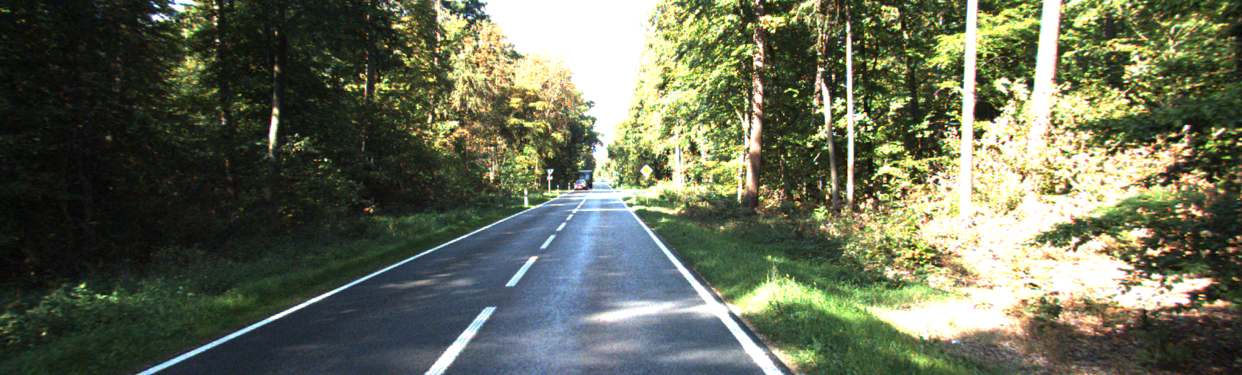
#> input picture drive/0000000009.png, 1242 x 375 px, found by its file name
$ python main.py
#> lines starting #> are read from the running program, lines starting #| are printed output that depends on the picture; after the words box and inside, x2 and y2 are one past the last pixel; in counts of white or black regions, pixels touching at a corner belong together
import numpy as np
import cv2
img = cv2.imread('E:/code/lane_detection/drive/left/0000000009.png')
#> img is the input picture: shape (375, 1242, 3); mean B, G, R 86.4, 107.6, 102
img[:195,:,1]=255
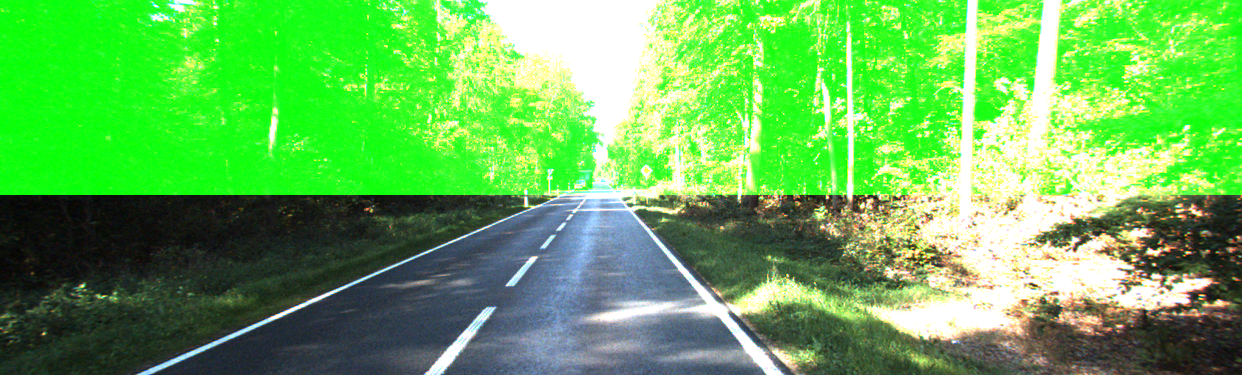
#> img: shape (375, 1242, 3); mean B, G, R 86.4, 182.9, 102
img[:,:100,1]=255
img[:,850:,1]=255
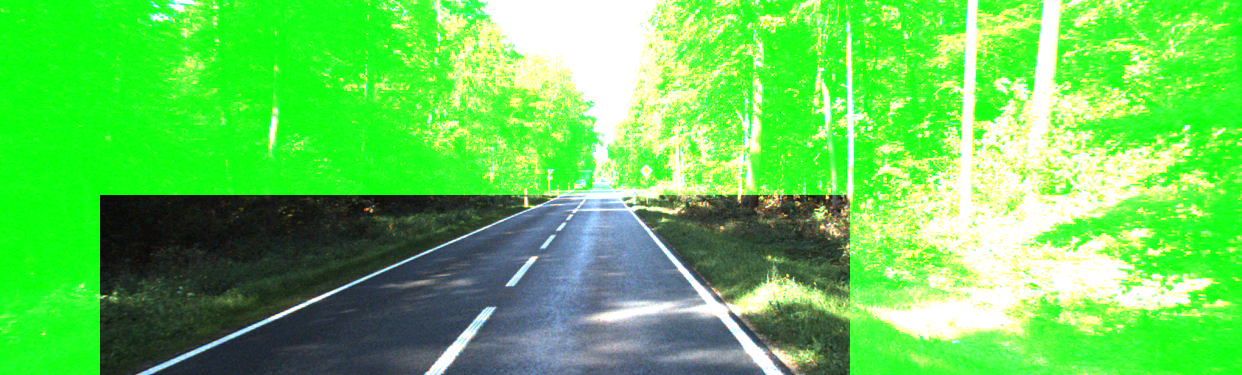
#> img: shape (375, 1242, 3); mean B, G, R 86.4, 207.5, 102
#line(img, pt1, pt2, color, thickness=None, lineType=None, shift=None)
for i in range(7):
	cv2.line(img, (100,195+30*i), (850,195+30*i), (0,0,255), thickness=1)
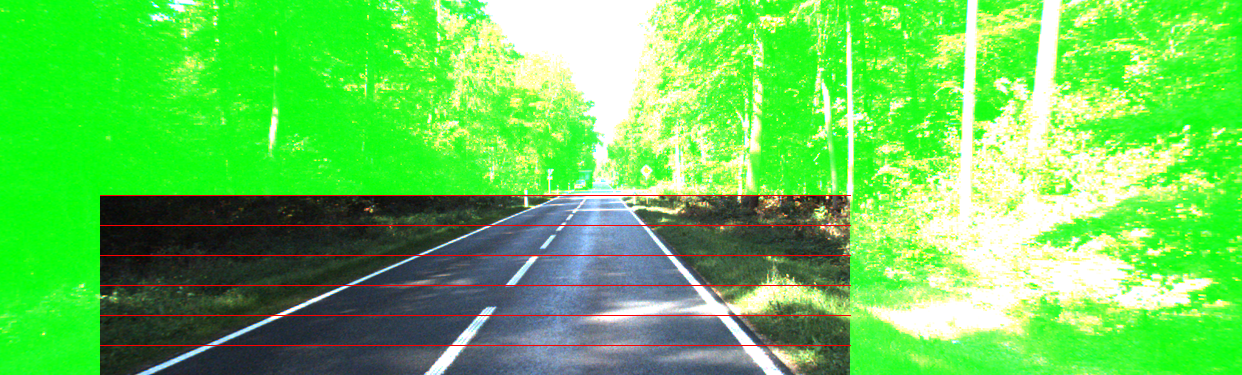
#> img: shape (375, 1242, 3); 0.97% of pixels changed, all inside (x1, y1, x2, y2) = (100, 195, 851, 346)
for i in range(26):
	cv2.line(img, (100+30*i,195), (100+30*i,375), (0,0,255), thickness=1)
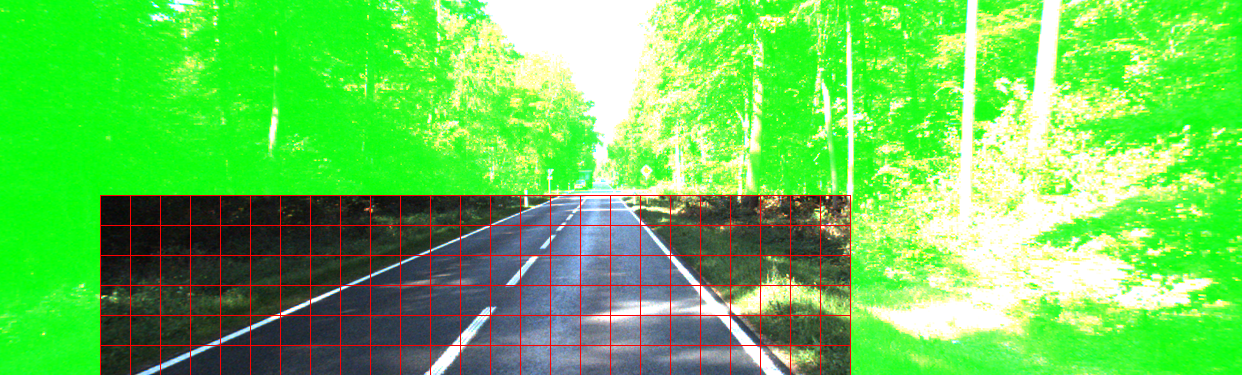
#> img: shape (375, 1242, 3); 0.97% of pixels changed, all inside (x1, y1, x2, y2) = (100, 196, 851, 375)
cv2.imwrite('messigray.png',img)
#cv2.imshow('s',img)
k = cv2.waitKey(0)
#> (key Esc is pressed here)
if k == 27:         # wait for ESC key to exit
	cv2.destroyAllWindows()
# [13 lines of commented-out code are left out]

$ run again, with drive/0000000002.png copied over drive/0000000009.png
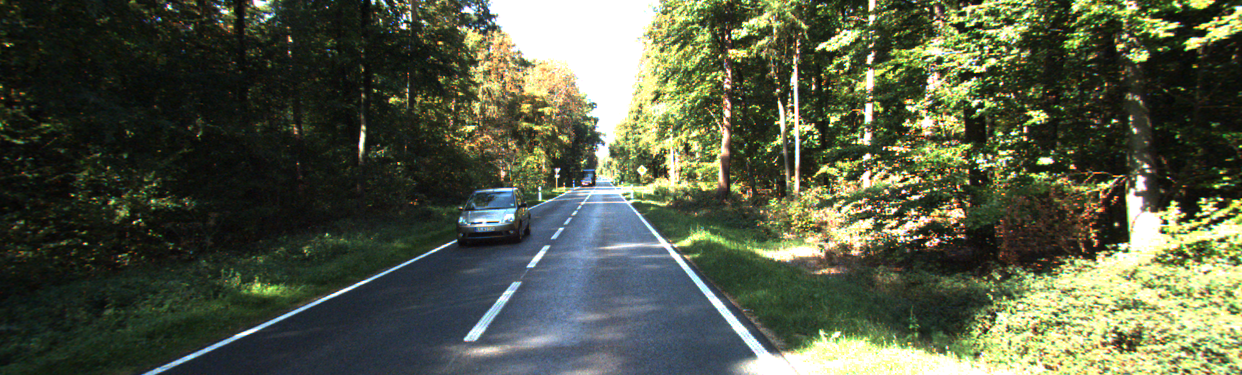
#> input picture drive/0000000002.png, 1242 x 375 px, found by its file name
#> img is the input picture: shape (375, 1242, 3); mean B, G, R 70, 90.9, 84.5
#> after the loop `for i in range(7):`:
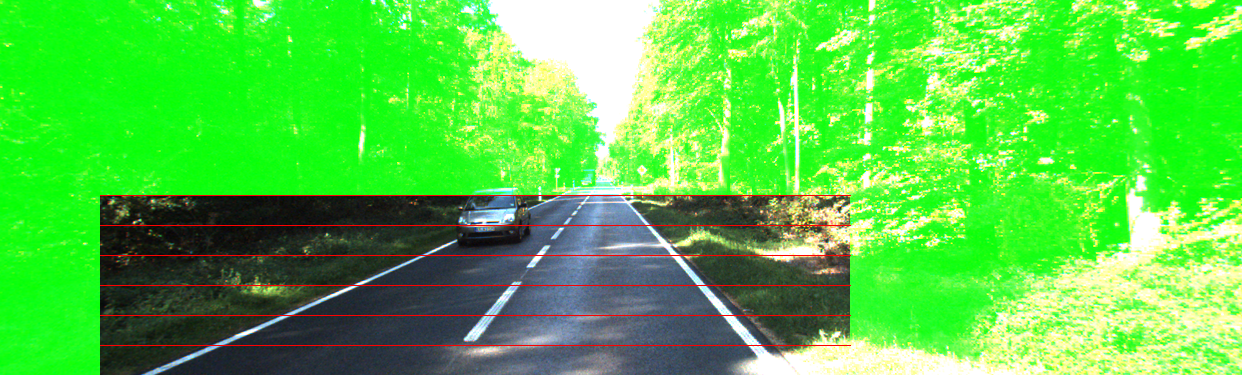
#> img: shape (375, 1242, 3); mean B, G, R 69.3, 204, 86.3
#> after the loop `for i in range(26):`:
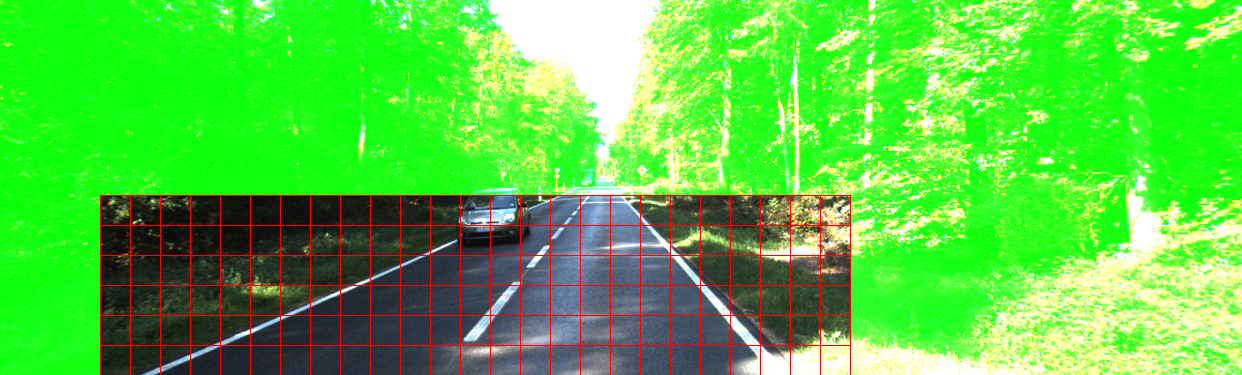
#> img: shape (375, 1242, 3); 0.97% of pixels changed, all inside (x1, y1, x2, y2) = (100, 196, 851, 375)
